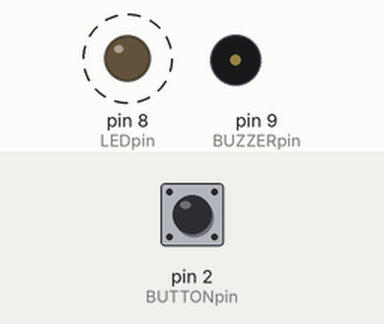
Recording of a sketch running on a simulated Arduino Uno, built with avr-gcc and run on an emulated ATmega328P. Parts: output pins drawn as LEDs (lit = HIGH), buzzer (waves = sounding). Dashed ring = blinking. The test bench sets the inputs (shaded band); at power-on: pin 2 (BUTTONpin) HIGH. What the sketch prints to the serial monitor is not drawn.

Above: at 16.7 s.
16.8 s: pin 2 (BUTTONpin) pulled LOW for 1.2 s
At 17.6 s:
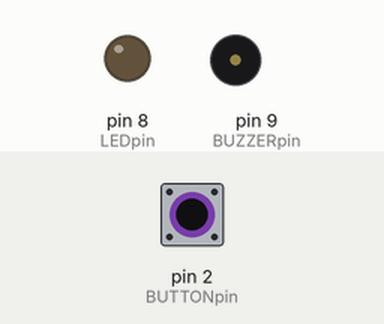
Timing chart, 0 to 19.8 s (numbered marks = the images above; inputs shaded):
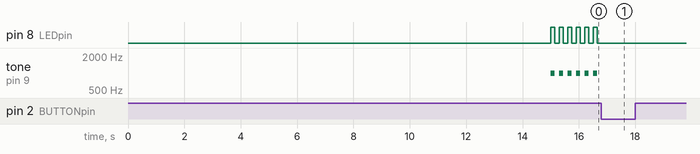

The sketch:

automatic_timer1.ino
```cpp
const int BUZZERpin=9;
const int LEDpin=8;
const int BUTTONpin=2;

bool alarmtriggered=false;
unsigned long targetime=15000;

void setup(){
  pinMode(BUTTONpin,INPUT_PULLUP);
  pinMode(BUZZERpin,OUTPUT);
  pinMode(LEDpin,OUTPUT);
  Serial.begin(9600);
  Serial.print("Timer started! Alarm will ring after the interval.");
}

void loop(){
  if(!alarmtriggered & millis() >= targetime){
    alarmtriggered=true;
    Serial.print("TIME'S UP! ALARM RINGING!");
  }

  if(alarmtriggered){
    digitalWrite(LEDpin,HIGH);
    tone(BUZZERpin,1000);
    delay(150);
    noTone(BUZZERpin);
    digitalWrite(LEDpin,LOW);
    delay(150);

  if(digitalRead(BUTTONpin)== LOW){
    /* this code block is inside the main if because we are only
    concerned with it if the alarm is going off */
    alarmtriggered=false;
    noTone(BUZZERpin);
    digitalWrite(LEDpin,LOW);
    Serial.print("Alarm stopped by user. Resetting timer.");

    targetime=millis()+15000;
    delay(500);
  }
  }
}
```

Measured:
- after the input at 16.8 s, pin 8 (LEDpin): stops changing and stays LOW; tone on pin 9 (BUZZERpin): stops changing and stays silent
